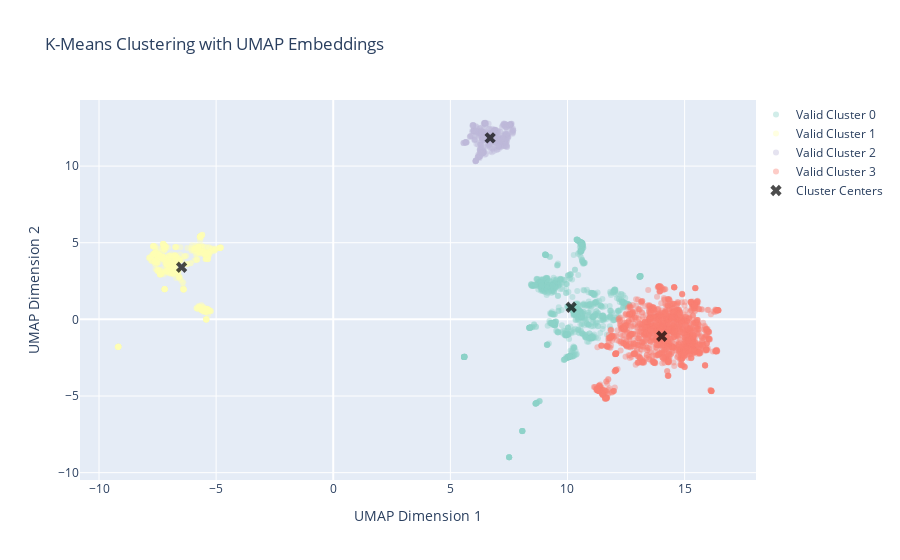

This figure's notebook cell:
### Code cell
# Create a scatter plot for each cluster
colors = px.colors.qualitative.Set3  # Use distinct colors for valid clusters
fig = go.Figure()

for cluster_num in range(4):
    # Filter data points belonging to the current cluster
    cluster_points = valid_embeddings[labels == cluster_num]
    
    # Set opacity for valid clusters (less visible)
    opacity = 0.4
    
    # Plot the data points in the current cluster with a specific color and opacity
    fig.add_trace(go.Scatter(x=cluster_points[:, 0], y=cluster_points[:, 1], mode='markers',
                             marker=dict(color=colors[cluster_num], opacity=opacity),
                             name=f'Valid Cluster {cluster_num}'))

# Plot invalid data points (label = -1) distinctly visible in black
invalid_points = two_dimension_embeddings[hdbscan_labels == -1]
fig.add_trace(go.Scatter(x=invalid_points[:, 0], y=invalid_points[:, 1], mode='markers',
                         marker=dict(color='red', opacity=1),
                         name='Invalid Data Points'))

# Plot cluster centers with distinct visibility
cluster_centers = kmeans.cluster_centers_
fig.add_trace(go.Scatter(x=cluster_centers[:, 0], y=cluster_centers[:, 1], mode='markers',
                         marker=dict(color='black', opacity=0.7, symbol='x', size=10),
                         name='Cluster Centers'))

fig.update_layout(title='K-Means Clustering with UMAP Embeddings',
                  xaxis_title='UMAP Dimension 1', yaxis_title='UMAP Dimension 2',
                  legend=dict(x=1, y=1), showlegend=True)

fig.show()

### Figure 1 — Plotly figure (JSON) as saved in the notebook; plotly's stock layout.template omitted (floating-point values rounded to 4 significant figures; data arrays with more than 128 entries replaced by an {"elided": "..."} marker saying what was removed)
{"data": [{"marker": {"color": "rgb(141,211,199)", "opacity": 0.4}, "mode": "markers", "name": "Valid Cluster 0", "type": "scatter", "x": {"elided": "939 float values"}, "y": {"elided": "939 float values"}}, {"marker": {"color": "rgb(255,255,179)", "opacity": 0.4}, "mode": "markers", "name": "Valid Cluster 1", "type": "scatter", "x": {"elided": "560 float values"}, "y": {"elided": "560 float values"}}, {"marker": {"color": "rgb(190,186,218)", "opacity": 0.4}, "mode": "markers", "name": "Valid Cluster 2", "type": "scatter", "x": {"elided": "414 float values"}, "y": {"elided": "414 float values"}}, {"marker": {"color": "rgb(251,128,114)", "opacity": 0.4}, "mode": "markers", "name": "Valid Cluster 3", "type": "scatter", "x": {"elided": "1617 float values"}, "y": {"elided": "1617 float values"}}, {"marker": {"color": "red", "opacity": 1}, "mode": "markers", "name": "Invalid Data Points", "type": "scatter", "x": [], "y": []}, {"marker": {"color": "black", "opacity": 0.7, "size": 10, "symbol": "x"}, "mode": "markers", "name": "Cluster Centers", "type": "scatter", "x": [10.16, -6.474, 6.698, 14.02], "y": [0.7922, 3.4, 11.84, -1.099]}], "layout": {"legend": {"x": 1, "y": 1}, "showlegend": true, "title": {"text": "K-Means Clustering with UMAP Embeddings"}, "xaxis": {"title": {"text": "UMAP Dimension 1"}}, "yaxis": {"title": {"text": "UMAP Dimension 2"}}}}
